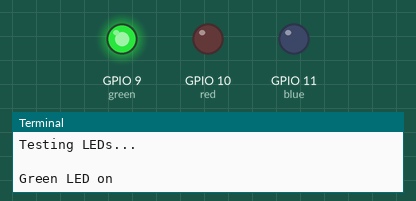
The program below on a simulated Raspberry Pi (BCM pin numbers). Parts: output pins drawn as LEDs (lit = HIGH), the last lines printed to the terminal. At 6.0 s the program stops and its outputs stay as they are.

Above: at 0.1 s.
At 2.1 s:
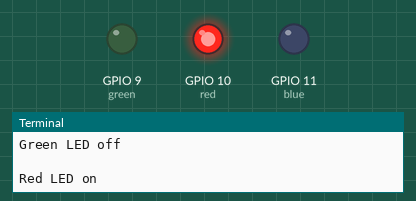
At 4.1 s:
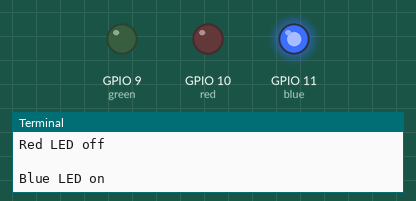
At 6.1 s:
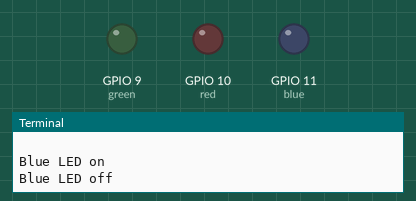
Timing chart, 0 to 7.5 s (numbered marks = the images above):
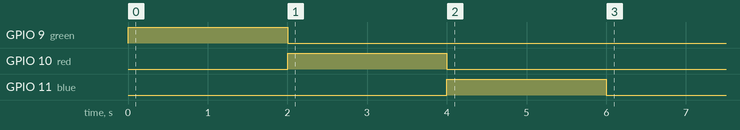

Measured:
- by itself, GPIO 9 (green): LOW → HIGH at 0.00 s, → LOW 2.0 s later
- by itself, GPIO 10 (red): LOW → HIGH at 2.0 s, → LOW 2.0 s later
- by itself, GPIO 11 (blue): LOW → HIGH at 4.0 s, → LOW 2.0 s later

The program:

led_py3.py
```python
import time
from time import sleep
import os
import RPi.GPIO as GPIO

GPIO.setmode (GPIO.BCM) #BCM uses the GPIO numbers while BOARD uses the actual pin number
GPIO.setwarnings (False)

red = 10
green = 9
blue = 11

GPIO.setup(red,GPIO.OUT)
GPIO.setup(green,GPIO.OUT)
GPIO.setup(blue,GPIO.OUT)

print ("Testing LEDs...")
print ("")

print ("Green LED on")
GPIO.output(green,GPIO.HIGH)
time.sleep(2)
print ("Green LED off")
GPIO.output(green,GPIO.LOW)

print ("")
print ("Red LED on")
GPIO.output(red,GPIO.HIGH)
time.sleep(2)
print ("Red LED off")
GPIO.output(red,GPIO.LOW)

print ("")
print ("Blue LED on")
GPIO.output(blue,GPIO.HIGH)
time.sleep(2)
print ("Blue LED off")
GPIO.output(blue,GPIO.LOW)

GPIO.cleanup()
```
